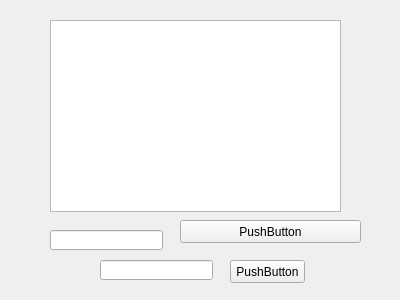
<?xml version="1.0" encoding="UTF-8"?>
<ui version="4.0">
 <class>test</class>
 <widget class="QWidget" name="test">
  <property name="geometry">
   <rect>
    <x>0</x>
    <y>0</y>
    <width>400</width>
    <height>300</height>
   </rect>
  </property>
  <property name="windowTitle">
   <string>Form</string>
  </property>
  <widget class="QPushButton" name="pushButton">
   <property name="geometry">
    <rect>
     <x>180</x>
     <y>220</y>
     <width>181</width>
     <height>23</height>
    </rect>
   </property>
   <property name="text">
    <string>PushButton</string>
   </property>
  </widget>
  <widget class="QPushButton" name="pushButton_2">
   <property name="geometry">
    <rect>
     <x>230</x>
     <y>260</y>
     <width>75</width>
     <height>23</height>
    </rect>
   </property>
   <property name="text">
    <string>PushButton</string>
   </property>
  </widget>
  <widget class="QLineEdit" name="lineEdit">
   <property name="geometry">
    <rect>
     <x>100</x>
     <y>260</y>
     <width>113</width>
     <height>20</height>
    </rect>
   </property>
  </widget>
  <widget class="QTextBrowser" name="textBrowser">
   <property name="geometry">
    <rect>
     <x>50</x>
     <y>20</y>
     <width>291</width>
     <height>192</height>
    </rect>
   </property>
  </widget>
  <widget class="QLineEdit" name="lineEdit_2">
   <property name="geometry">
    <rect>
     <x>50</x>
     <y>230</y>
     <width>113</width>
     <height>20</height>
    </rect>
   </property>
  </widget>
 </widget>
 <resources/>
 <connections/>
</ui>
